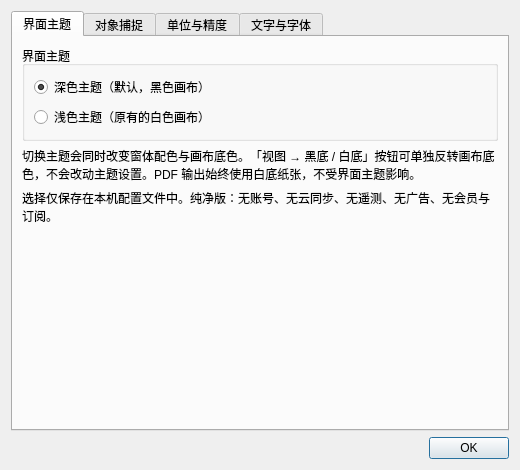
<?xml version="1.0" encoding="UTF-8"?>
<!-- SPDX-License-Identifier: GPL-3.0-or-later -->
<ui version="4.0">
 <class>SettingsDialog</class>
 <widget class="QDialog" name="SettingsDialog">
  <property name="windowTitle"><string>设置</string></property>
  <property name="geometry"><rect><x>0</x><y>0</y><width>520</width><height>470</height></rect></property>
  <layout class="QVBoxLayout" name="vbox">
   <item>
    <widget class="QTabWidget" name="tabSettings">
     <property name="currentIndex"><number>0</number></property>
     <widget class="QWidget" name="tabAppearance">
      <attribute name="title"><string>界面主题</string></attribute>
      <layout class="QVBoxLayout" name="vboxAppearance">
       <item>
        <widget class="QGroupBox" name="groupTheme">
         <property name="title"><string>界面主题</string></property>
         <layout class="QVBoxLayout" name="vboxTheme">
          <item><widget class="QRadioButton" name="radioDark"><property name="text"><string>深色主题（默认，黑色画布）</string></property><property name="checked"><bool>true</bool></property></widget></item>
          <item><widget class="QRadioButton" name="radioLight"><property name="text"><string>浅色主题（原有的白色画布）</string></property></widget></item>
         </layout>
        </widget>
       </item>
       <item>
        <widget class="QLabel" name="labelNote">
         <property name="text"><string>切换主题会同时改变窗体配色与画布底色。「视图 → 黑底 / 白底」按钮可单独反转画布底色，不会改动主题设置。PDF 输出始终使用白底纸张，不受界面主题影响。</string></property>
         <property name="wordWrap"><bool>true</bool></property>
        </widget>
       </item>
       <item>
        <widget class="QLabel" name="labelPrivacy">
         <property name="text"><string>选择仅保存在本机配置文件中。纯净版：无账号、无云同步、无遥测、无广告、无会员与订阅。</string></property>
         <property name="wordWrap"><bool>true</bool></property>
        </widget>
       </item>
       <item><spacer name="spacerAppearance"><property name="orientation"><enum>Qt::Vertical</enum></property><property name="sizeHint" stdset="0"><size><width>20</width><height>20</height></size></property></spacer></item>
      </layout>
     </widget>
     <widget class="QWidget" name="tabSnapping">
      <attribute name="title"><string>对象捕捉</string></attribute>
      <layout class="QVBoxLayout" name="vboxSnap">
       <item>
        <widget class="QCheckBox" name="checkSnapEnabled">
         <property name="text"><string>启用对象捕捉（F3 全局开关）</string></property>
         <property name="checked"><bool>true</bool></property>
        </widget>
       </item>
       <item>
        <widget class="QGroupBox" name="groupSnapKinds">
         <property name="title"><string>捕捉类型</string></property>
         <layout class="QGridLayout" name="gridSnap">
          <item row="0" column="0"><widget class="QCheckBox" name="checkSnapEndpoint"><property name="text"><string>边界点 / 端点 / 顶点</string></property><property name="toolTip"><string>直线端点、多段线每个顶点、圆弧起终点、文字插入点等几何边界</string></property><property name="checked"><bool>true</bool></property></widget></item>
          <item row="0" column="1"><widget class="QCheckBox" name="checkSnapMidpoint"><property name="text"><string>线段中点 / 弧中点</string></property><property name="checked"><bool>true</bool></property></widget></item>
          <item row="1" column="0"><widget class="QCheckBox" name="checkSnapCenter"><property name="text"><string>中心 / 圆心</string></property><property name="toolTip"><string>圆、圆弧、椭圆的中心，以及闭合多段线的面积中心</string></property><property name="checked"><bool>true</bool></property></widget></item>
          <item row="1" column="1"><widget class="QCheckBox" name="checkSnapQuadrant"><property name="text"><string>圆 / 弧象限点</string></property><property name="checked"><bool>true</bool></property></widget></item>
          <item row="2" column="0"><widget class="QCheckBox" name="checkSnapIntersection"><property name="text"><string>交点</string></property><property name="checked"><bool>true</bool></property></widget></item>
          <item row="2" column="1"><widget class="QCheckBox" name="checkSnapPerpendicular"><property name="text"><string>垂足</string></property><property name="toolTip"><string>从上一个点向附近线段作垂线；需要先点取一个基点</string></property><property name="checked"><bool>true</bool></property></widget></item>
          <item row="3" column="0"><widget class="QCheckBox" name="checkSnapNearest"><property name="text"><string>最近点</string></property><property name="checked"><bool>true</bool></property></widget></item>
          <item row="3" column="1"><widget class="QCheckBox" name="checkSnapInsertion"><property name="text"><string>文字 / 标注插入点</string></property><property name="checked"><bool>true</bool></property></widget></item>
          <item row="4" column="0"><widget class="QCheckBox" name="checkSnapNode"><property name="text"><string>点对象（POINT）</string></property><property name="checked"><bool>true</bool></property></widget></item>
         </layout>
        </widget>
       </item>
       <item>
        <layout class="QHBoxLayout" name="layoutSnapRadius">
         <item><widget class="QLabel" name="labelRadius"><property name="text"><string>捕捉半径：</string></property></widget></item>
         <item><widget class="QSpinBox" name="spinSnapRadius"><property name="minimum"><number>3</number></property><property name="maximum"><number>40</number></property><property name="value"><number>12</number></property><property name="suffix"><string> px</string></property></widget></item>
         <item><widget class="QPushButton" name="btnSnapDefaults"><property name="text"><string>恢复默认</string></property></widget></item>
         <item><spacer name="spacerSnapRadius"><property name="orientation"><enum>Qt::Horizontal</enum></property><property name="sizeHint" stdset="0"><size><width>40</width><height>20</height></size></property></spacer></item>
        </layout>
       </item>
       <item>
        <widget class="QLabel" name="labelSnapNote">
         <property name="text"><string>光标靠近图纸时会显示对应标记：方块=边界点，三角=中点，圆+十字=中心，菱形=象限点，X=交点，直角=垂足。优先级：端点 / 交点 / 中心 / 中点 / 象限点 / 最近点。按钮位置与尺寸不变，设置只影响光标行为。</string></property>
         <property name="wordWrap"><bool>true</bool></property>
        </widget>
       </item>
       <item><spacer name="spacerSnap"><property name="orientation"><enum>Qt::Vertical</enum></property><property name="sizeHint" stdset="0"><size><width>20</width><height>20</height></size></property></spacer></item>
      </layout>
     </widget>
     <widget class="QWidget" name="tabUnits">
      <attribute name="title"><string>单位与精度</string></attribute>
      <layout class="QVBoxLayout" name="vboxUnits">
       <item>
        <widget class="QGroupBox" name="groupDrawUnits">
         <property name="title"><string>图纸单位</string></property>
         <layout class="QHBoxLayout" name="layoutUnits">
          <item><widget class="QLabel" name="labelUnits"><property name="text"><string>单位：</string></property></widget></item>
          <item><widget class="QComboBox" name="comboUnits"/></item>
          <item><widget class="QPushButton" name="btnUnitsDefaults"><property name="text"><string>恢复默认</string></property></widget></item>
          <item><spacer name="spacerUnits"><property name="orientation"><enum>Qt::Horizontal</enum></property><property name="sizeHint" stdset="0"><size><width>20</width><height>20</height></size></property></spacer></item>
         </layout>
        </widget>
       </item>
       <item>
        <widget class="QGroupBox" name="groupPrecision">
         <property name="title"><string>显示精度</string></property>
         <layout class="QHBoxLayout" name="layoutPrecision">
          <item><widget class="QLabel" name="labelPrecision"><property name="text"><string>小数位：</string></property></widget></item>
          <item><widget class="QSpinBox" name="spinPrecision"><property name="minimum"><number>0</number></property><property name="maximum"><number>8</number></property><property name="value"><number>4</number></property><property name="suffix"><string> 位</string></property></widget></item>
          <item><spacer name="spacerPrecision"><property name="orientation"><enum>Qt::Horizontal</enum></property><property name="sizeHint" stdset="0"><size><width>20</width><height>20</height></size></property></spacer></item>
         </layout>
        </widget>
       </item>
       <item>
        <widget class="QLabel" name="labelUnitsNote">
         <property name="text"><string>单位写入保存文件的 $INSUNITS 头变量，同时决定测量结果后缀、线宽换算与 PDF 打印比例；只改变「1 个图形单位等于多少」，不会缩放图纸坐标。精度只影响显示与导出的小数位，不改动几何数据。设置仅保存在本机 INI。命令 UNITS 可直接打开本页。</string></property>
         <property name="wordWrap"><bool>true</bool></property>
        </widget>
       </item>
       <item><spacer name="spacerUnitsBottom"><property name="orientation"><enum>Qt::Vertical</enum></property><property name="sizeHint" stdset="0"><size><width>20</width><height>20</height></size></property></spacer></item>
      </layout>
     </widget>
     <widget class="QWidget" name="tabText">
      <attribute name="title"><string>文字与字体</string></attribute>
      <layout class="QVBoxLayout" name="vboxText">
       <item>
        <widget class="QGroupBox" name="groupTextHeight">
         <property name="title"><string>文字高度（源文件字高永不改写）</string></property>
         <layout class="QVBoxLayout" name="vboxTextHeight">
          <item><widget class="QRadioButton" name="radioTextAuto"><property name="text"><string>自适应（可选）：仅压缩异常巨大的标题字，保留大小层级</string></property></widget></item>
          <item><widget class="QRadioButton" name="radioTextExact"><property name="text"><string>原样 1:1（默认）：完全按源图纸字高显示</string></property><property name="checked"><bool>true</bool></property></widget></item>
          <item><widget class="QCheckBox" name="checkTitleAlign"><property name="text"><string>标题栏文字按图纸格线居中（仅显示层，源文件不变）</string></property><property name="checked"><bool>true</bool></property></widget></item>
         </layout>
        </widget>
       </item>
       <item>
        <widget class="QGroupBox" name="groupTextScale">
         <property name="title"><string>显示倍率</string></property>
         <layout class="QHBoxLayout" name="layoutTextScale">
          <item><widget class="QLabel" name="labelTextScale"><property name="text"><string>文字缩放：</string></property></widget></item>
          <item><widget class="QSpinBox" name="spinTextScale"><property name="minimum"><number>25</number></property><property name="maximum"><number>300</number></property><property name="value"><number>100</number></property><property name="suffix"><string> %</string></property></widget></item>
          <item><widget class="QPushButton" name="btnTextDefaults"><property name="text"><string>恢复默认</string></property></widget></item>
          <item><spacer name="spacerTextScale"><property name="orientation"><enum>Qt::Horizontal</enum></property><property name="sizeHint" stdset="0"><size><width>20</width><height>20</height></size></property></spacer></item>
         </layout>
        </widget>
       </item>
       <item>
        <widget class="QLabel" name="labelTextNote">
         <property name="text"><string>读入时解析 STYLE 表的字体文件、大字体、宽度因子、倾斜角与固定字高，以及 TEXT / MTEXT 的字型、相对字高 \H、宽度 \W、颜色 \C、粗斜体与对齐点。SHX 字库不随软件分发，按最接近的本机中文字体近似（黑体 / 宋体 / 楷体 / 仿宋 / ISO 单线体）；屏幕、PDF 与保存的 R2004 文件均保留源字高，只有屏幕显示受此处设置影响。设置仅保存在本机 INI。</string></property>
         <property name="wordWrap"><bool>true</bool></property>
        </widget>
       </item>
       <item><spacer name="spacerTextBottom"><property name="orientation"><enum>Qt::Vertical</enum></property><property name="sizeHint" stdset="0"><size><width>20</width><height>20</height></size></property></spacer></item>
      </layout>
     </widget>
    </widget>
   </item>
   <item>
    <widget class="QDialogButtonBox" name="buttonBox">
     <property name="orientation"><enum>Qt::Horizontal</enum></property>
     <property name="standardButtons"><enum>QDialogButtonBox::Cancel|QDialogButtonBox::Ok</enum></property>
    </widget>
   </item>
  </layout>
 </widget>
 <resources/>
 <connections/>
</ui>
